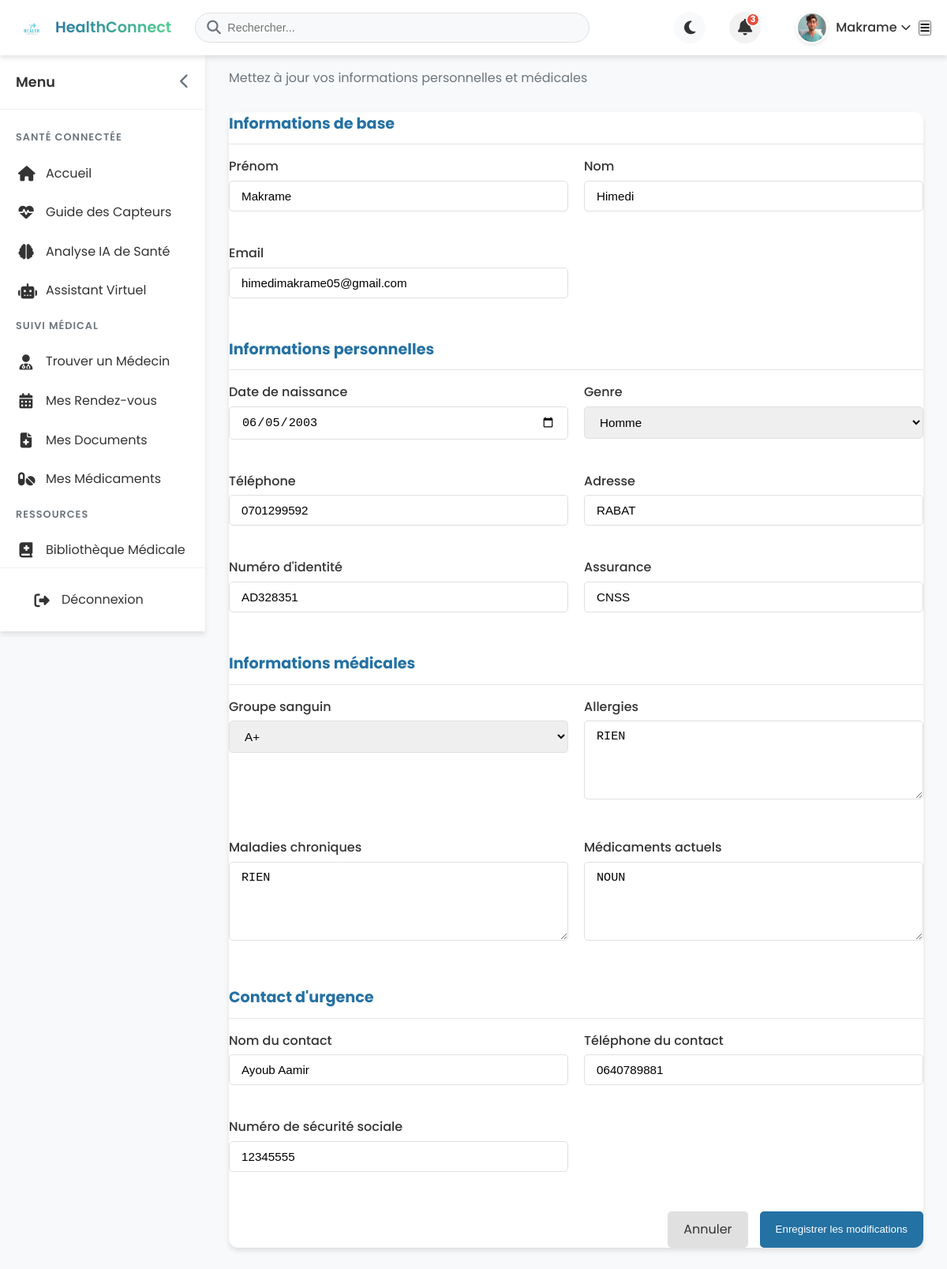
Page /patient/edit-profile (signed in) on the committed database.
### models.py (models this page shows, shortened)
class Patient(db.Model):
    id = db.Column(db.Integer, primary_key=True)
    user_id = db.Column(db.Integer, db.ForeignKey('user.id'), nullable=False)
    birth_date = db.Column(db.Date, nullable=True)
    gender = db.Column(db.String(10), nullable=True)  # male, female, other
    phone = db.Column(db.String(20), nullable=True)
    address = db.Column(db.String(200), nullable=True)
    id_number = db.Column(db.String(50), nullable=True)  # National ID or patient ID
    insurance = db.Column(db.String(100), nullable=True)
    blood_type = db.Column(db.String(5), nullable=True)  # A+, B-, etc.
    allergies = db.Column(db.Text, nullable=True)
    chronic_diseases = db.Column(db.Text, nullable=True)
    current_medications = db.Column(db.Text, nullable=True)
    emergency_contact_name = db.Column(db.String(100), nullable=True)
    emergency_contact_phone = db.Column(db.String(20), nullable=True)
    social_security_number = db.Column(db.String(50), nullable=True)
    profile_picture = db.Column(db.String(200), nullable=True)  # Path to profile picture
    appointments = db.relationship('Appointment', backref='patient', lazy='dynamic',
                                  foreign_keys='Appointment.patient_id', cascade='all, delete-orphan')
    prescriptions = db.relationship('Prescription', backref='patient', lazy='dynamic', cascade='all, delete-orphan')

class User(db.Model, UserMixin):
    id = db.Column(db.Integer, primary_key=True)
    email = db.Column(db.String(120), unique=True, nullable=False)
    password_hash = db.Column(db.String(128), nullable=False)
    first_name = db.Column(db.String(50), nullable=False)
    last_name = db.Column(db.String(50), nullable=False)
    role = db.Column(db.String(10), nullable=False)  # 'patient' or 'doctor'
    created_at = db.Column(db.DateTime, default=get_current_time_naive)
    patient = db.relationship('Patient', backref='user', uselist=False, cascade='all, delete-orphan')
    doctor = db.relationship('Doctor', backref='user', uselist=False, cascade='all, delete-orphan')

### routes/patient.py (the view, shortened to what this page needs)
@patient_bp.route('/edit-profile', methods=['GET', 'POST'])
@login_required
def edit_profile():
    if current_user.role != 'patient':
        flash('Accès refusé. Vous devez être un patient pour voir cette page.', 'danger')
        return redirect(url_for('index'))
    patient = current_user.patient
    return render_template('patient/edit_profile.html', patient=patient)

### templates/patient/edit_profile.html (shortened to what this page needs)
{% extends 'dashboard_base.html' %}
{% block extra_css %}
<link rel="stylesheet" href="{{ url_for('static', filename='css/patient/profile.css') }}">
<link rel="stylesheet" href="{{ url_for('static', filename='css/patient/header.css') }}">
{% endblock %}
{% block content %}
{% include 'patient/partials/header.html' %}
<div class="patient-profile">
    <div id="sidebar" class="sidebar">
        <div class="sidebar-header">
            <div class="sidebar-title">Menu</div>
            <button id="sidebar-toggle" class="sidebar-toggle">
                <i class="fas fa-chevron-left"></i>
            </button>
        </div>
        <div class="sidebar-menu">
            <div class="menu-category">Santé Connectée</div>
            <a href="{{ url_for('patient.dashboard') }}" class="menu-item">
                <i class="fas fa-home"></i>
                <span class="menu-text">Accueil</span>
            </a>
            <a href="#" class="menu-item">
                <i class="fas fa-heartbeat"></i>
                <span class="menu-text">Guide des Capteurs</span>
            </a>
            <a href="#" class="menu-item">
                <i class="fas fa-brain"></i>
                <span class="menu-text">Analyse IA de Santé</span>
            </a>
            <a href="#" class="menu-item">
                <i class="fas fa-robot"></i>
                <span class="menu-text">Assistant Virtuel</span>
            </a>
            <div class="menu-category">Suivi Médical</div>
            <a href="{{ url_for('patient.find_doctor') }}" class="menu-item">
                <i class="fas fa-user-md"></i>
                <span class="menu-text">Trouver un Médecin</span>
            </a>
            <a href="{{ url_for('patient.appointments') }}" class="menu-item">
                <i class="fas fa-calendar-alt"></i>
                <span class="menu-text">Mes Rendez-vous</span>
            </a>
            <a href="#" class="menu-item">
                <i class="fas fa-file-medical"></i>
                <span class="menu-text">Mes Documents</span>
            </a>
            <a href="#" class="menu-item">
                <i class="fas fa-pills"></i>
                <span class="menu-text">Mes Médicaments</span>
            </a>
            <div class="menu-category">Ressources</div>
            <a href="#" class="menu-item">
                <i class="fas fa-book-medical"></i>
                <span class="menu-text">Bibliothèque Médicale</span>
            </a>
            <a href="#" class="menu-item">
                <span class="menu-text">Communauté</span>
            </a>
            <a href="#" class="menu-item">
                <span class="menu-text">Aide & Support</span>
            </a>
        </div>
        <div class="sidebar-footer">
            <a href="{{ url_for('auth.logout') }}" class="menu-item">
                <i class="fas fa-sign-out-alt"></i>
                <span class="menu-text">Déconnexion</span>
            </a>
        </div>
    </div>
    <div id="main-content" class="main-content">
        <div class="page-header">
            <h1 class="page-title">Modifier le Profil</h1>
            <p class="page-subtitle">Mettez à jour vos informations personnelles et médicales</p>
        </div>
        <div class="profile-content">
            <form method="POST" action="{{ url_for('patient.edit_profile') }}">
                <div class="form-section">
                    <h3 class="form-section-title">Informations de base</h3>
                    <div class="form-row">
                        <div class="form-group">
                            <label for="first_name" class="form-label">Prénom</label>
                            <input type="text" id="first_name" name="first_name" class="form-control" value="{{ current_user.first_name }}" required>
                        </div>
                        <div class="form-group">
                            <label for="last_name" class="form-label">Nom</label>
                            <input type="text" id="last_name" name="last_name" class="form-control" value="{{ current_user.last_name }}" required>
                        </div>
                        <div class="form-group">
                            <label for="email" class="form-label">Email</label>
                            <input type="email" id="email" name="email" class="form-control" value="{{ current_user.email }}" required>
                        </div>
                    </div>
                </div>
                <div class="form-section">
                    <h3 class="form-section-title">Informations personnelles</h3>
                    <div class="form-row">
                        <div class="form-group">
                            <label for="birth_date" class="form-label">Date de naissance</label>
                            <input type="date" id="birth_date" name="birth_date" class="form-control" value="{{ patient.birth_date.strftime('%Y-%m-%d') if patient.birth_date else '' }}">
                        </div>
                        <div class="form-group">
                            <label for="gender" class="form-label">Genre</label>
                            <select id="gender" name="gender" class="form-control">
                                <option value="male" {% if patient.gender == 'male' %}selected{% endif %}>Homme</option>
                            </select>
                        </div>
                        <div class="form-group">
                            <label for="phone" class="form-label">Téléphone</label>
                            <input type="tel" id="phone" name="phone" class="form-control" value="{{ patient.phone or '' }}">
                        </div>
                        <div class="form-group">
                            <label for="address" class="form-label">Adresse</label>
                            <input type="text" id="address" name="address" class="form-control" value="{{ patient.address or '' }}">
                        </div>
                        <div class="form-group">
                            <label for="id_number" class="form-label">Numéro d'identité</label>
                            <input type="text" id="id_number" name="id_number" class="form-control" value="{{ patient.id_number or '' }}">
                        </div>
                        <div class="form-group">
                            <label for="insurance" class="form-label">Assurance</label>
                            <input type="text" id="insurance" name="insurance" class="form-control" value="{{ patient.insurance or '' }}">
                        </div>
                    </div>
                </div>
                <div class="form-section">
                    <h3 class="form-section-title">Informations médicales</h3>
                    <div class="form-row">
                        <div class="form-group">
                            <label for="blood_type" class="form-label">Groupe sanguin</label>
                            <select id="blood_type" name="blood_type" class="form-control">
                                <option value="A+" {% if patient.blood_type == 'A+' %}selected{% endif %}>A+</option>
                            </select>
                        </div>
                        <div class="form-group">
                            <label for="allergies" class="form-label">Allergies</label>
                            <textarea id="allergies" name="allergies" class="form-control">{{ patient.allergies or '' }}</textarea>
                        </div>
                        <div class="form-group">
                            <label for="chronic_diseases" class="form-label">Maladies chroniques</label>
                            <textarea id="chronic_diseases" name="chronic_diseases" class="form-control">{{ patient.chronic_diseases or '' }}</textarea>
                        </div>
                        <div class="form-group">
                            <label for="current_medications" class="form-label">Médicaments actuels</label>
                            <textarea id="current_medications" name="current_medications" class="form-control">{{ patient.current_medications or '' }}</textarea>
                        </div>
                    </div>
                </div>
                <div class="form-section">
                    <h3 class="form-section-title">Contact d'urgence</h3>
                    <div class="form-row">
                        <div class="form-group">
                            <label for="emergency_contact_name" class="form-label">Nom du contact</label>
                            <input type="text" id="emergency_contact_name" name="emergency_contact_name" class="form-control" value="{{ patient.emergency_contact_name or '' }}">
                        </div>
                        <div class="form-group">
                            <label for="emergency_contact_phone" class="form-label">Téléphone du contact</label>
                            <input type="tel" id="emergency_contact_phone" name="emergency_contact_phone" class="form-control" value="{{ patient.emergency_contact_phone or '' }}">
                        </div>
                        <div class="form-group">
                            <label for="social_security_number" class="form-label">Numéro de sécurité sociale</label>
                            <input type="text" id="social_security_number" name="social_security_number" class="form-control" value="{{ patient.social_security_number or '' }}">
                        </div>
                    </div>
                </div>
                <div class="form-actions">
                    <a href="{{ url_for('patient.profile') }}" class="btn-cancel">Annuler</a>
                    <button type="submit" class="btn-save">Enregistrer les modifications</button>
                </div>
            </form>
        </div>
    </div>
</div>
{% endblock %}

### templates/patient/partials/header.html (shortened to what this page needs)
<div class="topbar">
    <div class="topbar-logo">
        <a href="{{ url_for('patient.dashboard') }}">
            <img src="{{ url_for('static', filename='images/logo.png') }}" alt="HealthConnect Logo">
            <span>HealthConnect</span>
        </a>
    </div>
    <div class="topbar-search">
        <i class="fas fa-search"></i>
        <input type="text" placeholder="Rechercher...">
    </div>
    <div class="topbar-actions">
        <div class="theme-toggle" id="theme-toggle">
            <i class="fas fa-moon"></i>
        </div>
        <div class="topbar-notification" id="notification-toggle">
            <i class="fas fa-bell"></i>
            <span class="notification-badge">3</span>
        </div>
        <div class="topbar-profile" id="profile-toggle">
            <div class="profile-avatar">
                <img src="{{ url_for('static', filename=current_user.patient.profile_picture.replace('\\', '/')) if current_user.patient.profile_picture else url_for('static', filename='images/default-avatar.png') }}" alt="Avatar">
            </div>
            <span class="profile-name">{{ current_user.first_name }} <i class="fas fa-chevron-down"></i></span>
        </div>
    </div>
    <button id="mobile-menu-toggle" class="d-md-none">
        <i class="fas fa-bars"></i>
    </button>
</div>

### rows in the picture
Patient: profile_picture (picture), birth_date "06/05/2003", gender "Homme", phone "0701299592", address "RABAT", id_number "AD328351", insurance "CNSS", blood_type "A+", allergies "RIEN", chronic_diseases "RIEN", current_medications "NOUN", emergency_contact_name "Ayoub Aamir", emergency_contact_phone "0640789881", social_security_number "12345555"
User: first_name "Makrame", last_name "Himedi", email "himedimakrame05@gmail.com"
